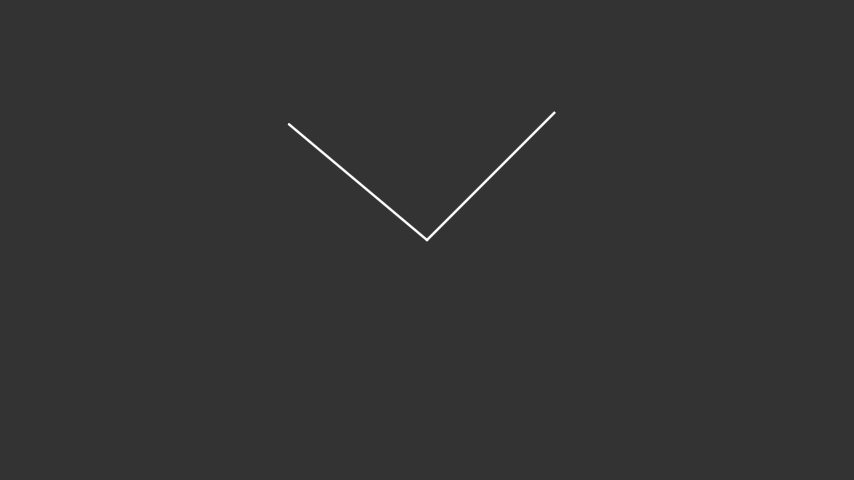
#> input picture angle/image7.png, 854 x 480 px, found by its file name
$ python task1_alt.py
#> lines starting #> are read from the running program, lines starting #| are printed output that depends on the picture; after the words box and inside, x2 and y2 are one past the last pixel; in counts of white or black regions, pixels touching at a corner belong together; long printed decimals are rounded
import numpy as np
import cv2 as cv
from matplotlib import pyplot as plt
import math

IMAGE_PATH = "C:\\Users\\Gabriel\\Downloads\\Task1Dataset\\angle\\image7.png"

img = cv.imread(IMAGE_PATH, cv.IMREAD_GRAYSCALE)
#> img is the input picture: shape (480, 854); min 51, max 255, mean 51.4
edges = cv.Canny(img, 50, 200, None, 3)
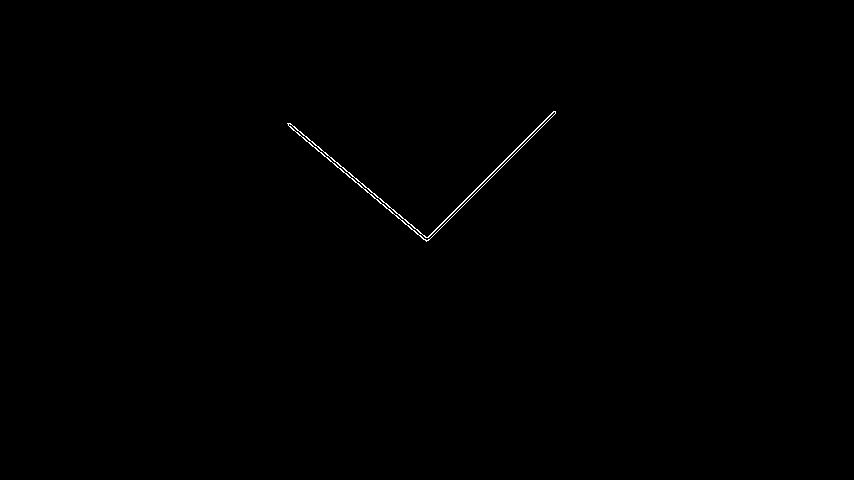
#> edges: shape (480, 854); 0.2% white in thin lines or dots, all inside (x1, y1, x2, y2) = (287, 111, 556, 242)
coloured_edges = cv.cvtColor(edges, cv.COLOR_GRAY2BGR)

def get_angle(point_1, point_2, point_3, point_4):
    y_change = (point_1[1] - point_2[1])
    x_change = (point_1[0] - point_2[0])
    if x_change == 0:
        grad_1 = math.inf
    else:
        grad_1 = y_change / x_change

    y_change = (point_3[1] - point_4[1])
    x_change = (point_3[0] - point_4[0])
    if x_change == 0:
        grad_2 = math.inf
    else:
        grad_2 = y_change / x_change

    angle = math.atan((grad_1 - grad_2) / (1 + grad_1 * grad_2))
    return math.degrees(angle)

num_lines = 0
pixel_threshhold = 130
lines = []
while num_lines < 2:
    lines = cv.HoughLines(edges, 1, np.pi / 180, pixel_threshhold, None, 0, 0)
    print(num_lines)
    if lines is None:
        num_lines = 0
    else:
        num_lines = len(lines)
    pixel_threshhold -= 5
#> this loop made 1 pass
#> (lines, num_lines) on pass 1: ([[470, 0.785], [-92, 2.27], [-89, 2.27], [472, 0.785]], 4)
#> after the loop, pixel_threshhold = 125


start_points = []
end_points = []
for i in range(len(lines)):
    rho = lines[i][0][0]
    theta = lines[i][0][1]
    alpha_const = math.cos(theta)
    beta_const = math.sin(theta)
    x_pos = alpha_const * rho
    y_pos = beta_const * rho
    start_points.append((int(x_pos + 1000 * (-beta_const)), int(y_pos + 1000 * alpha_const)))
    end_points.append((int(x_pos - 1000 * (-beta_const)), int(y_pos - 1000 * alpha_const)))

    cv.line(coloured_edges, start_points[-1], end_points[-1], (0,0,255), 3, cv.LINE_AA)
#> this loop made 4 passes
#> (rho, theta, alpha_const, beta_const, x_pos, y_pos) on passes 1 to 4: (470, 0.785, 0.707, 0.707, 332.3, 332.3), (-92, 2.27, -0.643, 0.766, 59.14, -70.48), (-89, 2.27, -0.643, 0.766, 57.21, -68.18), (472, 0.785, 0.707, 0.707, 333.8, 333.8)
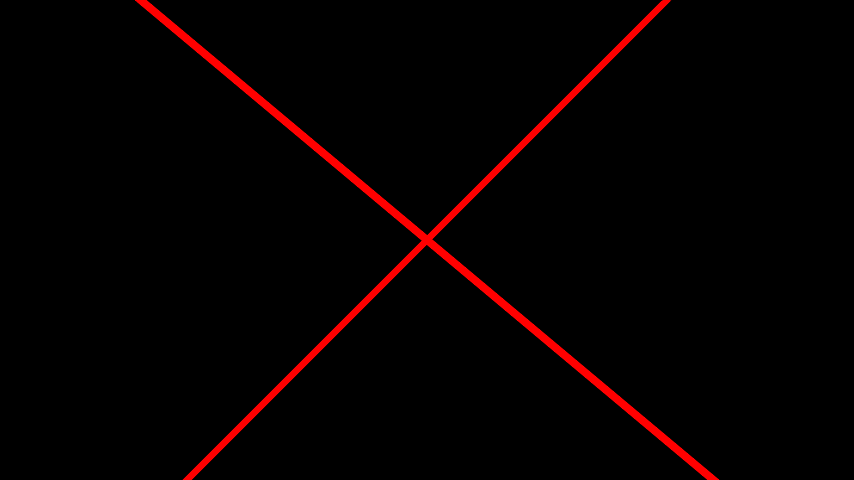
#> coloured_edges: shape (480, 854, 3); mean B, G, R 0, 0, 6.4
#> after the loop, end_points = [(1039, -374), (825, 572), (823, 574), (1040, -373)]; start_points = [(-374, 1039), (-706, -713), (-708, -710), (-373, 1040)]

print(start_points, end_points)
#| [(-374, 1039), (-706, -713), (-708, -710), (-373, 1040)] [(1039, -374), (825, 572), (823, 574), (1040, -373)]

angles = []
for pair_start in range(len(start_points) - 1):
    angles.append(get_angle(start_points[pair_start], end_points[pair_start], start_points[pair_start + 1], end_points[pair_start + 1]))
#> this loop made 3 passes
#> (grad_1 in get_angle, grad_2 in get_angle, angle in get_angle) on passes 1 to 3: (-1, 0.839, -1.48), (0.839, 0.839, 0.000383), (0.839, -1, 1.48)
#> after the loop, angles = [-85.01, 0.022, 84.99]

print(angles)
#| [-85.007, 0.02196, 84.985]
print(max(angles))
#| 84.985
cv.imshow("FINAL", coloured_edges)

$ run again, with angle/image1.png copied over angle/image7.png
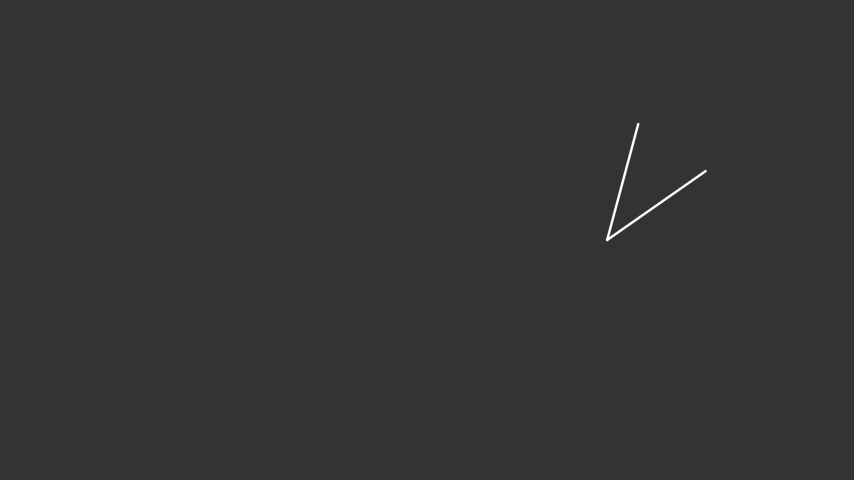
#> input picture angle/image1.png, 854 x 480 px, found by its file name
#> img is the input picture: shape (480, 854); min 51, max 255, mean 51.3
#> `edges = cv.Canny(img, 50, 200, None, 3)`:
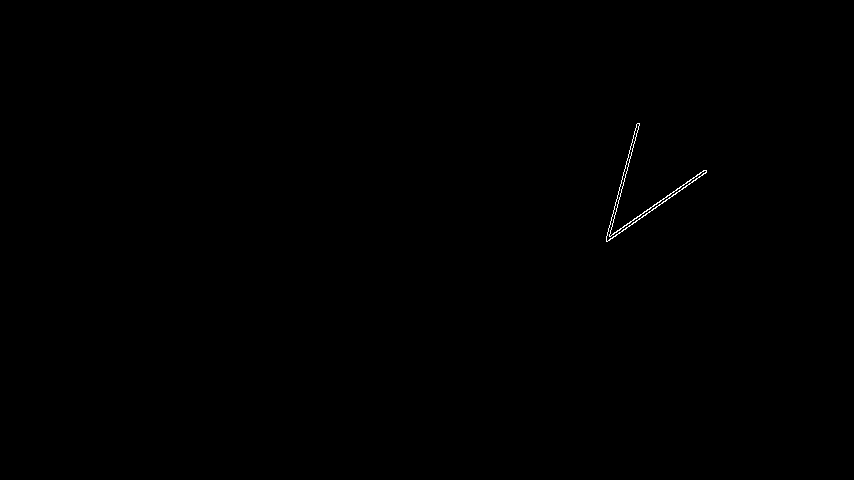
#> edges: shape (480, 854); 0.13% white in thin lines or dots, all inside (x1, y1, x2, y2) = (606, 123, 707, 242)
#> the loop `while num_lines < 2:` made 8 passes
#> (lines, num_lines) on passes 4 to 8: ([[543, 0.96]], 1), ([[543, 0.96]], 1), ([[543, 0.96]], 1), ([[543, 0.96]], 1), ([[543, 0.96], [649, 0.262]], 2)
#> (printed output is left out)
#> after the loop `while num_lines < 2:`: pixel_threshhold = 90
#> the loop `for i in range(len(lines)):` made 2 passes
#> (rho, theta, alpha_const, beta_const, x_pos, y_pos) on passes 1 to 2: (543, 0.96, 0.574, 0.819, 311.5, 444.8), (649, 0.262, 0.966, 0.259, 626.9, 168)
#> after the loop `for i in range(len(lines)):`:
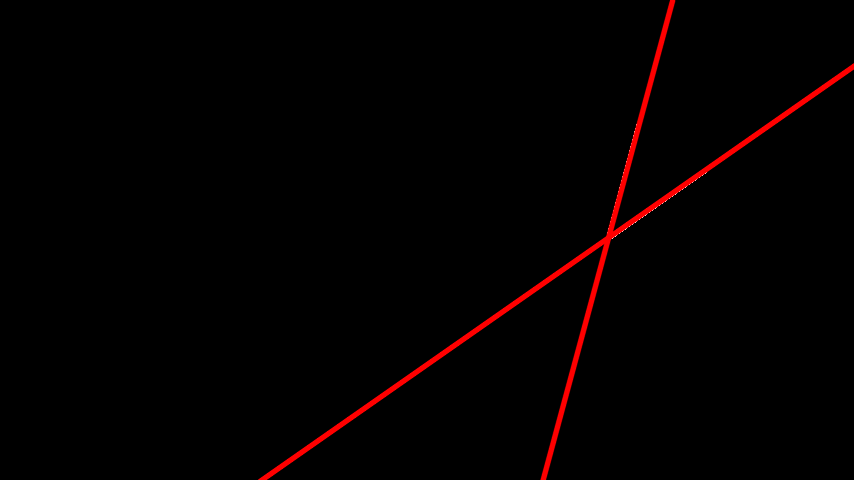
#> coloured_edges: shape (480, 854, 3); mean B, G, R 0, 0, 4.1
#> after the loop `for i in range(len(lines)):`: end_points = [(1130, -128), (885, -797)]; start_points = [(-507, 1018), (368, 1133)]
#| [(-507, 1018), (368, 1133)] [(1130, -128), (885, -797)]
#> the loop `for pair_start in range(len(start_points) - 1):` made 1 pass
#> (grad_1 in get_angle, grad_2 in get_angle, angle in get_angle) on pass 1: (-0.7, -3.73, 0.698)
#> after the loop `for pair_start in range(len(start_points) - 1):`: angles = [40.01]
#| [40.010]
#| 40.010

$ run again, with angle/image2.png copied over angle/image7.png
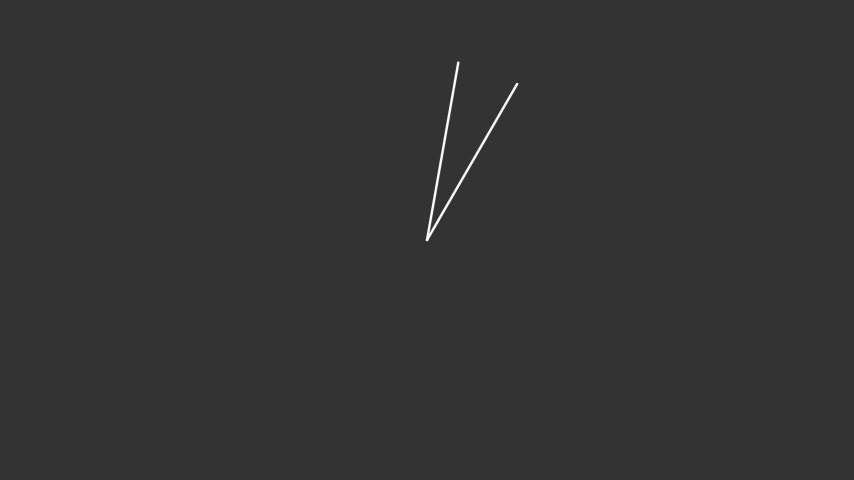
#> input picture angle/image2.png, 854 x 480 px, found by its file name
#> img is the input picture: shape (480, 854); min 51, max 255, mean 51.4
#> `edges = cv.Canny(img, 50, 200, None, 3)`:
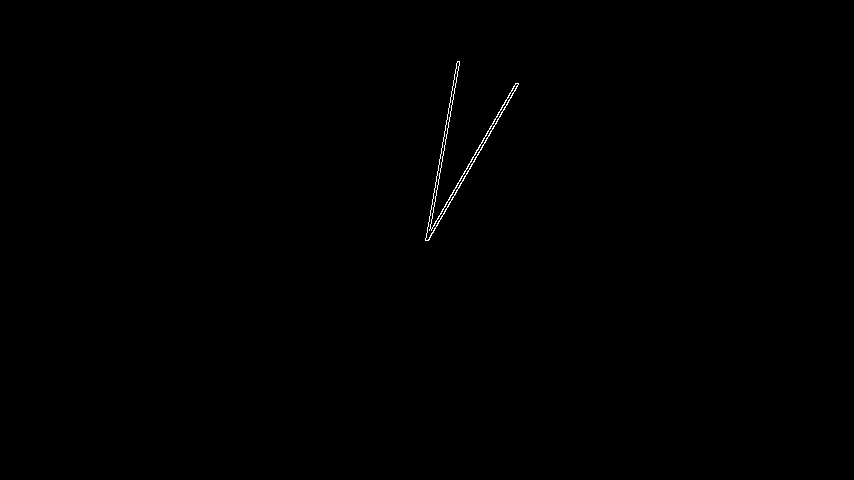
#> edges: shape (480, 854); 0.19% white in thin lines or dots, all inside (x1, y1, x2, y2) = (425, 61, 519, 241)
#> the loop `while num_lines < 2:` made 1 pass
#> (lines, num_lines) on pass 1: ([[488, 0.524], [463, 0.175]], 2)
#> after the loop `while num_lines < 2:`: pixel_threshhold = 125
#> the loop `for i in range(len(lines)):` made 2 passes
#> (rho, theta, alpha_const, beta_const, x_pos, y_pos) on passes 1 to 2: (488, 0.524, 0.866, 0.5, 422.6, 244), (463, 0.175, 0.985, 0.174, 456, 80.4)
#> after the loop `for i in range(len(lines)):`:
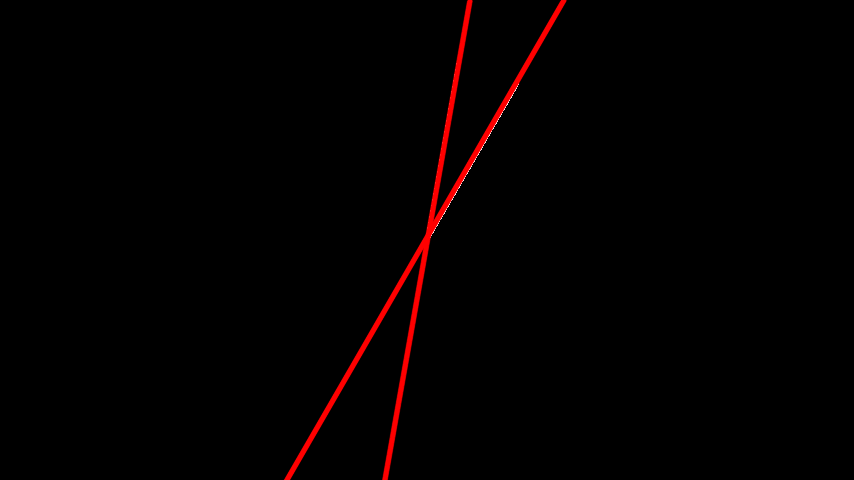
#> coloured_edges: shape (480, 854, 3); mean B, G, R 0.1, 0.1, 3.5
#> after the loop `for i in range(len(lines)):`: end_points = [(922, -622), (629, -904)]; start_points = [(-77, 1110), (282, 1065)]
#| [(-77, 1110), (282, 1065)] [(922, -622), (629, -904)]
#> the loop `for pair_start in range(len(start_points) - 1):` made 1 pass
#> (grad_1 in get_angle, grad_2 in get_angle, angle in get_angle) on pass 1: (-1.73, -5.67, 0.349)
#> after the loop `for pair_start in range(len(start_points) - 1):`: angles = [19.98]
#| [19.981]
#| 19.981
